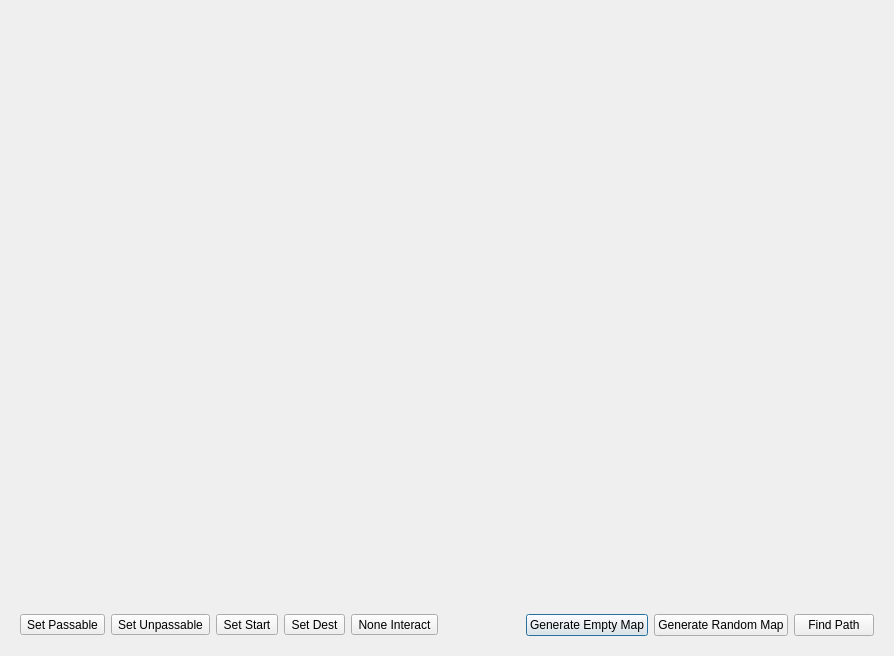
<?xml version="1.0" encoding="UTF-8"?>
<ui version="4.0">
 <class>PathFindingDialog</class>
 <widget class="QDialog" name="PathFindingDialog">
  <property name="geometry">
   <rect>
    <x>0</x>
    <y>0</y>
    <width>894</width>
    <height>656</height>
   </rect>
  </property>
  <property name="minimumSize">
   <size>
    <width>0</width>
    <height>0</height>
   </size>
  </property>
  <property name="windowTitle">
   <string>PathFindingDialog</string>
  </property>
  <layout class="QGridLayout" name="gridLayout">
   <item row="0" column="0">
    <widget class="QWidget" name="widget_view" native="true">
     <property name="sizePolicy">
      <sizepolicy hsizetype="Expanding" vsizetype="Expanding">
       <horstretch>0</horstretch>
       <verstretch>0</verstretch>
      </sizepolicy>
     </property>
     <property name="minimumSize">
      <size>
       <width>0</width>
       <height>0</height>
      </size>
     </property>
    </widget>
   </item>
   <item row="1" column="0">
    <widget class="QWidget" name="widget_toolbar" native="true">
     <property name="minimumSize">
      <size>
       <width>0</width>
       <height>0</height>
      </size>
     </property>
     <layout class="QHBoxLayout" name="horizontalLayout">
      <item>
       <widget class="QToolButton" name="toolButton_setPassable">
        <property name="text">
         <string>Set Passable</string>
        </property>
        <property name="checkable">
         <bool>true</bool>
        </property>
       </widget>
      </item>
      <item>
       <widget class="QToolButton" name="toolButton_setUnpassable">
        <property name="text">
         <string>Set Unpassable</string>
        </property>
        <property name="checkable">
         <bool>true</bool>
        </property>
       </widget>
      </item>
      <item>
       <widget class="QToolButton" name="toolButton_setStart">
        <property name="text">
         <string>Set Start</string>
        </property>
        <property name="checkable">
         <bool>true</bool>
        </property>
       </widget>
      </item>
      <item>
       <widget class="QToolButton" name="toolButton_setDest">
        <property name="text">
         <string>Set Dest</string>
        </property>
        <property name="checkable">
         <bool>true</bool>
        </property>
       </widget>
      </item>
      <item>
       <widget class="QToolButton" name="toolButton_noneInteract">
        <property name="text">
         <string>None Interact</string>
        </property>
        <property name="checkable">
         <bool>true</bool>
        </property>
       </widget>
      </item>
      <item>
       <spacer name="horizontalSpacer">
        <property name="orientation">
         <enum>Qt::Horizontal</enum>
        </property>
        <property name="sizeHint" stdset="0">
         <size>
          <width>63</width>
          <height>20</height>
         </size>
        </property>
       </spacer>
      </item>
      <item>
       <widget class="QPushButton" name="pushButton_genEmptyMap">
        <property name="text">
         <string>Generate Empty Map</string>
        </property>
       </widget>
      </item>
      <item>
       <widget class="QPushButton" name="pushButton_genRandomMap">
        <property name="text">
         <string>Generate Random Map</string>
        </property>
       </widget>
      </item>
      <item>
       <widget class="QPushButton" name="pushButton_findPath">
        <property name="text">
         <string>Find Path</string>
        </property>
       </widget>
      </item>
     </layout>
    </widget>
   </item>
  </layout>
 </widget>
 <resources/>
 <connections/>
</ui>
